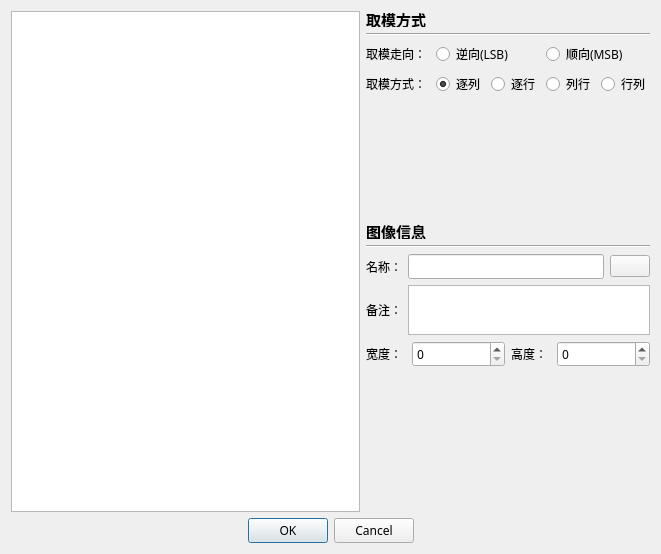
<?xml version="1.0" encoding="UTF-8"?>
<ui version="4.0">
 <class>DialogImportHex</class>
 <widget class="QDialog" name="DialogImportHex">
  <property name="geometry">
   <rect>
    <x>0</x>
    <y>0</y>
    <width>661</width>
    <height>554</height>
   </rect>
  </property>
  <property name="windowTitle">
   <string>导入数据</string>
  </property>
  <layout class="QGridLayout" name="gridLayout" columnstretch="2,1">
   <item row="0" column="0">
    <widget class="QTextEdit" name="textEdit">
     <property name="font">
      <font>
       <family>Consolas</family>
      </font>
     </property>
     <property name="tabStopDistance">
      <double>40.000000000000000</double>
     </property>
    </widget>
   </item>
   <item row="0" column="1">
    <layout class="QVBoxLayout" name="verticalLayout_2">
     <item>
      <widget class="QLabel" name="label">
       <property name="maximumSize">
        <size>
         <width>16777215</width>
         <height>16</height>
        </size>
       </property>
       <property name="font">
        <font>
         <pointsize>11</pointsize>
         <bold>true</bold>
        </font>
       </property>
       <property name="text">
        <string>取模方式</string>
       </property>
      </widget>
     </item>
     <item>
      <widget class="Line" name="line">
       <property name="orientation">
        <enum>Qt::Horizontal</enum>
       </property>
      </widget>
     </item>
     <item>
      <layout class="QVBoxLayout" name="verticalLayout" stretch="0,0,0">
       <item>
        <layout class="QHBoxLayout" name="horizontalLayout">
         <item>
          <widget class="QLabel" name="label_2">
           <property name="minimumSize">
            <size>
             <width>0</width>
             <height>0</height>
            </size>
           </property>
           <property name="maximumSize">
            <size>
             <width>64</width>
             <height>16777215</height>
            </size>
           </property>
           <property name="text">
            <string>取模走向：</string>
           </property>
          </widget>
         </item>
         <item>
          <widget class="QRadioButton" name="radioButton_LSB">
           <property name="font">
            <font>
             <family>Microsoft YaHei</family>
            </font>
           </property>
           <property name="text">
            <string>逆向(LSB)</string>
           </property>
          </widget>
         </item>
         <item>
          <widget class="QRadioButton" name="radioButton_MSB">
           <property name="font">
            <font>
             <family>Microsoft YaHei</family>
            </font>
           </property>
           <property name="text">
            <string>顺向(MSB)</string>
           </property>
          </widget>
         </item>
        </layout>
       </item>
       <item>
        <layout class="QHBoxLayout" name="horizontalLayout_2">
         <item>
          <widget class="QLabel" name="label_3">
           <property name="minimumSize">
            <size>
             <width>64</width>
             <height>0</height>
            </size>
           </property>
           <property name="text">
            <string>取模方式：</string>
           </property>
          </widget>
         </item>
         <item>
          <widget class="QRadioButton" name="radioButton_ZL">
           <property name="font">
            <font>
             <family>Microsoft YaHei</family>
            </font>
           </property>
           <property name="text">
            <string>逐列</string>
           </property>
           <property name="checked">
            <bool>true</bool>
           </property>
          </widget>
         </item>
         <item>
          <widget class="QRadioButton" name="radioButton_ZH">
           <property name="font">
            <font>
             <family>Microsoft YaHei</family>
            </font>
           </property>
           <property name="text">
            <string>逐行</string>
           </property>
          </widget>
         </item>
         <item>
          <widget class="QRadioButton" name="radioButton_LH">
           <property name="font">
            <font>
             <family>Microsoft YaHei</family>
            </font>
           </property>
           <property name="text">
            <string>列行</string>
           </property>
          </widget>
         </item>
         <item>
          <widget class="QRadioButton" name="radioButton_HL">
           <property name="font">
            <font>
             <family>Microsoft YaHei</family>
            </font>
           </property>
           <property name="text">
            <string>行列</string>
           </property>
          </widget>
         </item>
        </layout>
       </item>
       <item>
        <layout class="QHBoxLayout" name="horizontalLayout_3">
         <item>
          <spacer name="horizontalSpacer">
           <property name="orientation">
            <enum>Qt::Horizontal</enum>
           </property>
           <property name="sizeHint" stdset="0">
            <size>
             <width>40</width>
             <height>20</height>
            </size>
           </property>
          </spacer>
         </item>
         <item>
          <widget class="LatticeShow" name="widget" native="true">
           <property name="minimumSize">
            <size>
             <width>115</width>
             <height>115</height>
            </size>
           </property>
           <property name="maximumSize">
            <size>
             <width>115</width>
             <height>115</height>
            </size>
           </property>
           <property name="cursor">
            <cursorShape>ArrowCursor</cursorShape>
           </property>
          </widget>
         </item>
         <item>
          <spacer name="horizontalSpacer_2">
           <property name="orientation">
            <enum>Qt::Horizontal</enum>
           </property>
           <property name="sizeHint" stdset="0">
            <size>
             <width>40</width>
             <height>20</height>
            </size>
           </property>
          </spacer>
         </item>
        </layout>
       </item>
      </layout>
     </item>
     <item>
      <widget class="QLabel" name="label_4">
       <property name="maximumSize">
        <size>
         <width>16777215</width>
         <height>16</height>
        </size>
       </property>
       <property name="font">
        <font>
         <pointsize>11</pointsize>
         <bold>true</bold>
        </font>
       </property>
       <property name="text">
        <string>图像信息</string>
       </property>
      </widget>
     </item>
     <item>
      <widget class="Line" name="line_2">
       <property name="orientation">
        <enum>Qt::Horizontal</enum>
       </property>
      </widget>
     </item>
     <item>
      <layout class="QHBoxLayout" name="horizontalLayout_5">
       <item>
        <widget class="QLabel" name="label_7">
         <property name="minimumSize">
          <size>
           <width>0</width>
           <height>0</height>
          </size>
         </property>
         <property name="maximumSize">
          <size>
           <width>40</width>
           <height>16777215</height>
          </size>
         </property>
         <property name="font">
          <font>
           <family>Microsoft YaHei</family>
          </font>
         </property>
         <property name="text">
          <string>名称：</string>
         </property>
        </widget>
       </item>
       <item>
        <widget class="QLineEdit" name="lineEditName">
         <property name="font">
          <font>
           <family>Microsoft YaHei</family>
          </font>
         </property>
        </widget>
       </item>
       <item>
        <widget class="QPushButton" name="btnAddBrief">
         <property name="toolTip">
          <string>添加备注</string>
         </property>
         <property name="text">
          <string/>
         </property>
         <property name="icon">
          <iconset resource="../Img.qrc">
           <normaloff>:/Image/TreeIco/Setting.svg</normaloff>:/Image/TreeIco/Setting.svg</iconset>
         </property>
        </widget>
       </item>
      </layout>
     </item>
     <item>
      <layout class="QHBoxLayout" name="horizontalLayout_6">
       <item>
        <layout class="QVBoxLayout" name="verticalLayout_3">
         <item>
          <widget class="QLabel" name="label_Brief">
           <property name="maximumSize">
            <size>
             <width>40</width>
             <height>16777215</height>
            </size>
           </property>
           <property name="text">
            <string>备注：</string>
           </property>
          </widget>
         </item>
        </layout>
       </item>
       <item>
        <widget class="QPlainTextEdit" name="plainTextEditBrief">
         <property name="maximumSize">
          <size>
           <width>16777215</width>
           <height>50</height>
          </size>
         </property>
         <property name="font">
          <font>
           <family>Microsoft YaHei</family>
          </font>
         </property>
        </widget>
       </item>
      </layout>
     </item>
     <item>
      <layout class="QHBoxLayout" name="horizontalLayout_4">
       <item>
        <widget class="QLabel" name="label_5">
         <property name="maximumSize">
          <size>
           <width>40</width>
           <height>16777215</height>
          </size>
         </property>
         <property name="text">
          <string>宽度：</string>
         </property>
        </widget>
       </item>
       <item>
        <widget class="QUnitSpinBox" name="spinBoxWidth">
         <property name="font">
          <font>
           <family>Microsoft YaHei</family>
          </font>
         </property>
         <property name="maximum">
          <number>1024</number>
         </property>
        </widget>
       </item>
       <item>
        <widget class="QLabel" name="label_6">
         <property name="minimumSize">
          <size>
           <width>0</width>
           <height>0</height>
          </size>
         </property>
         <property name="maximumSize">
          <size>
           <width>40</width>
           <height>16777215</height>
          </size>
         </property>
         <property name="font">
          <font>
           <family>Microsoft YaHei</family>
          </font>
         </property>
         <property name="text">
          <string>高度：</string>
         </property>
        </widget>
       </item>
       <item>
        <widget class="QUnitSpinBox" name="spinBoxHeight">
         <property name="font">
          <font>
           <family>Microsoft YaHei</family>
          </font>
         </property>
         <property name="maximum">
          <number>1024</number>
         </property>
        </widget>
       </item>
      </layout>
     </item>
     <item>
      <spacer name="verticalSpacer">
       <property name="orientation">
        <enum>Qt::Vertical</enum>
       </property>
       <property name="sizeHint" stdset="0">
        <size>
         <width>20</width>
         <height>40</height>
        </size>
       </property>
      </spacer>
     </item>
     <item>
      <widget class="QLabel" name="labelPreview">
       <property name="minimumSize">
        <size>
         <width>256</width>
         <height>128</height>
        </size>
       </property>
       <property name="text">
        <string/>
       </property>
      </widget>
     </item>
    </layout>
   </item>
   <item row="1" column="0" colspan="2">
    <widget class="QDialogButtonBox" name="buttonBox">
     <property name="font">
      <font>
       <family>Microsoft YaHei</family>
      </font>
     </property>
     <property name="orientation">
      <enum>Qt::Horizontal</enum>
     </property>
     <property name="standardButtons">
      <set>QDialogButtonBox::Cancel|QDialogButtonBox::Ok</set>
     </property>
     <property name="centerButtons">
      <bool>true</bool>
     </property>
    </widget>
   </item>
  </layout>
 </widget>
 <customwidgets>
  <customwidget>
   <class>LatticeShow</class>
   <extends>QWidget</extends>
   <header location="global">custom/latticeshow.h</header>
   <container>1</container>
  </customwidget>
  <customwidget>
   <class>QUnitSpinBox</class>
   <extends>QSpinBox</extends>
   <header location="global">qunitspinbox.h</header>
  </customwidget>
 </customwidgets>
 <resources>
  <include location="../Img.qrc"/>
 </resources>
 <connections>
  <connection>
   <sender>buttonBox</sender>
   <signal>accepted()</signal>
   <receiver>DialogImportHex</receiver>
   <slot>accept()</slot>
   <hints>
    <hint type="sourcelabel">
     <x>248</x>
     <y>254</y>
    </hint>
    <hint type="destinationlabel">
     <x>157</x>
     <y>274</y>
    </hint>
   </hints>
  </connection>
  <connection>
   <sender>buttonBox</sender>
   <signal>rejected()</signal>
   <receiver>DialogImportHex</receiver>
   <slot>reject()</slot>
   <hints>
    <hint type="sourcelabel">
     <x>316</x>
     <y>260</y>
    </hint>
    <hint type="destinationlabel">
     <x>286</x>
     <y>274</y>
    </hint>
   </hints>
  </connection>
 </connections>
</ui>
